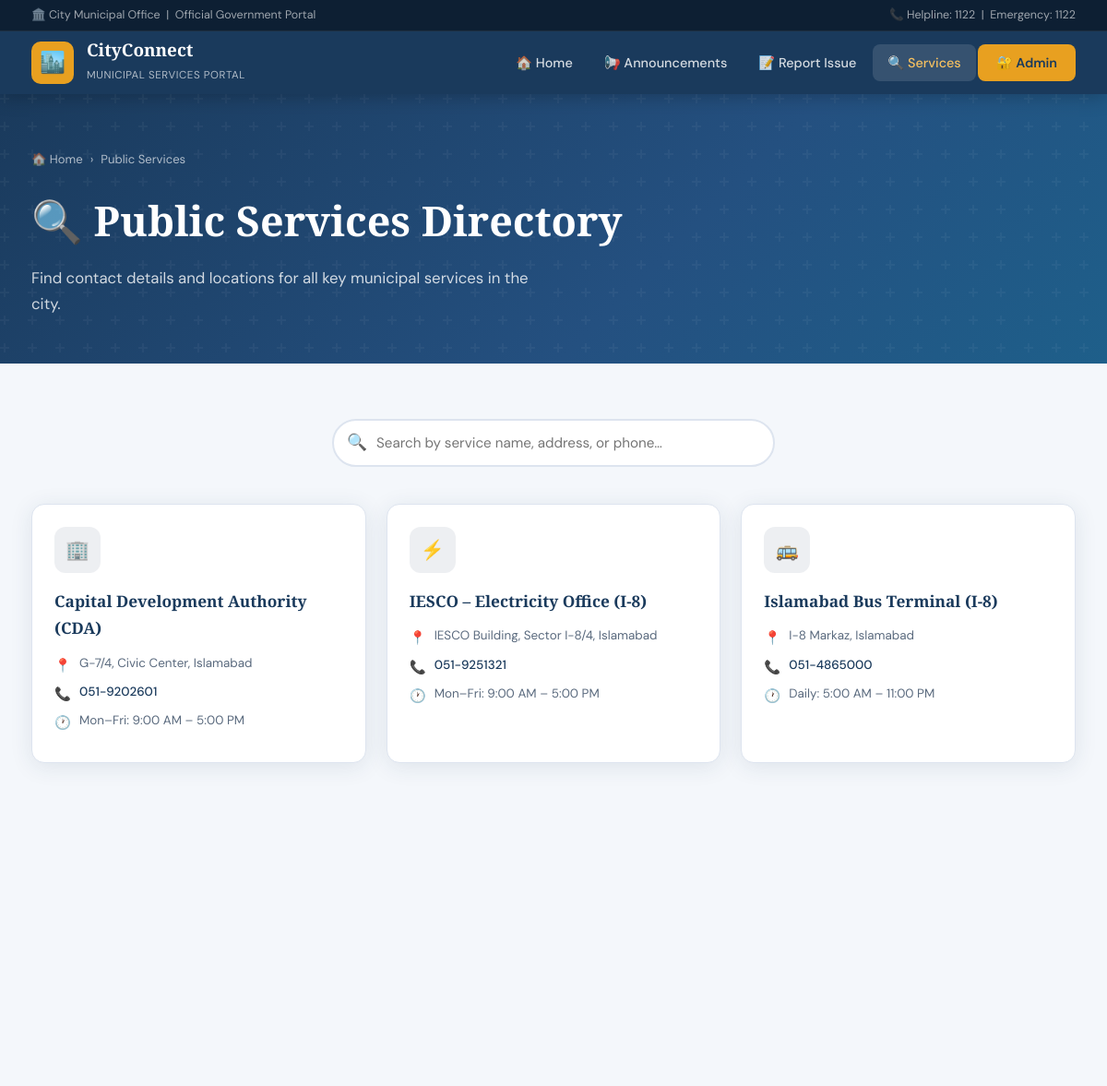
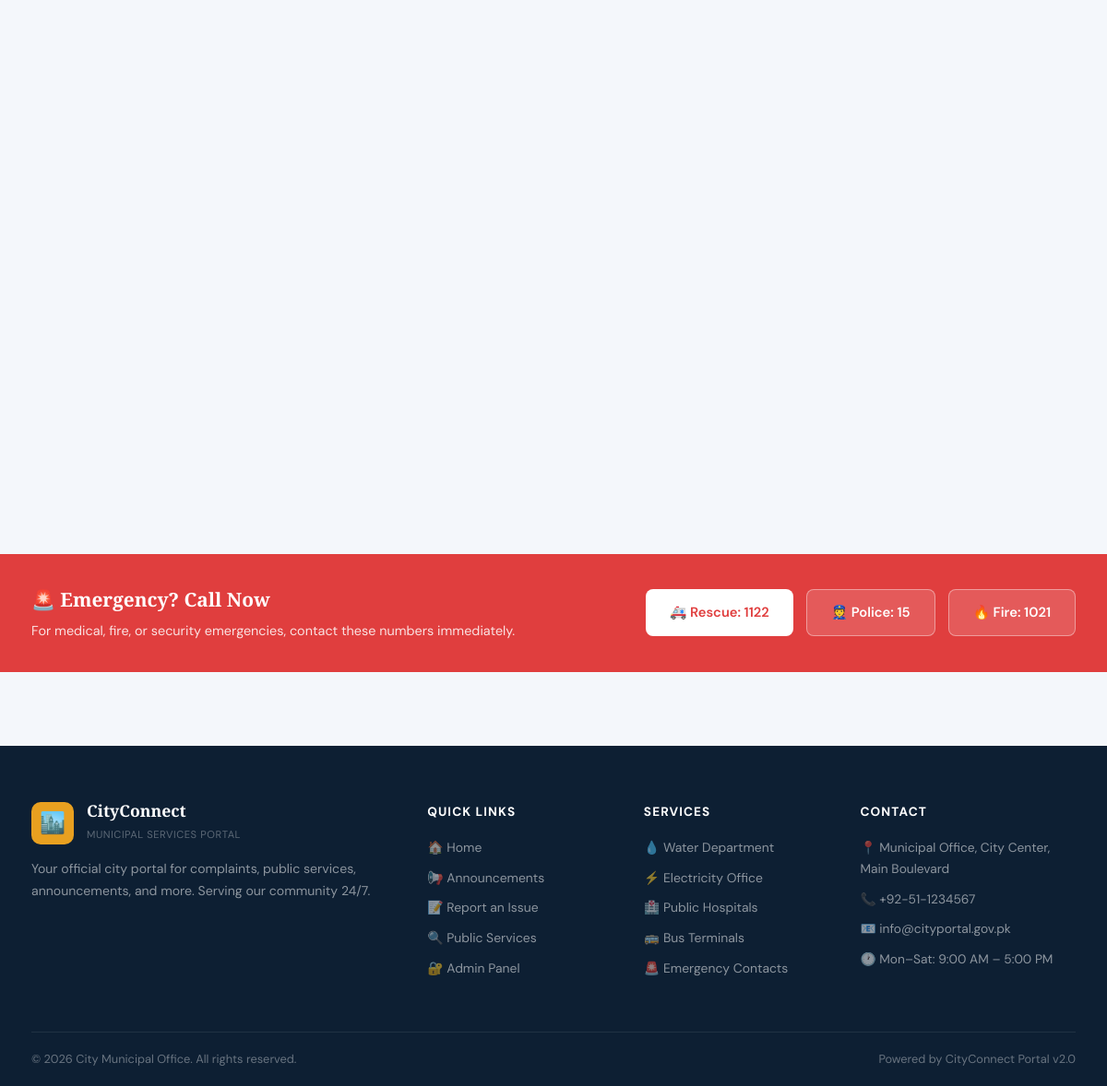
/services.php, run on the app's committed database (2 pictures, top to bottom).
### tables this page shows
CREATE TABLE IF NOT EXISTS services (
    id      INT AUTO_INCREMENT PRIMARY KEY,
    name    VARCHAR(120) NOT NULL,
    address VARCHAR(255) NOT NULL,
    phone   VARCHAR(30)  NOT NULL,
    hours   VARCHAR(100) NOT NULL
);

### php/config.php (called while the page is built, shortened)
<?php
function e(string $str): string {
    return htmlspecialchars($str, ENT_QUOTES, 'UTF-8');
}

### services.php (the view, shortened to what this page needs)
<?php
require_once 'php/config.php';
$activePage = 'services';
$db = getDB();
$services = $db->query("SELECT * FROM services ORDER BY name ASC");
function serviceIcon(string $name): string {
    $name = strtolower($name);
    if (str_contains($name,'water'))     return '💧';
    if (str_contains($name,'electric'))  return '⚡';
    if (str_contains($name,'hospital'))  return '🏥';
    if (str_contains($name,'bus'))       return '🚌';
    if (str_contains($name,'emergency')) return '🚨';
    if (str_contains($name,'police'))    return '👮';
    if (str_contains($name,'waste'))     return '♻️';
    return '🏢';
}
include 'php/header.php';
?>
<div class="page-hero">
  <div class="container">
    <div class="breadcrumb">
      <a href="index.php">🏠 Home</a> <span>›</span> <span>Public Services</span>
    </div>
    <h1>🔍 Public Services Directory</h1>
    <p>Find contact details and locations for all key municipal services in the city.</p>
  </div>
</div>
<section class="py-60">
  <div class="container">
    <div class="search-box-wrap reveal">
      <span class="search-icon">🔍</span>
      <input type="search" id="servicesSearch" class="search-input"
             placeholder="Search by service name, address, or phone…"
             aria-label="Search public services">
    </div>
    <?php if ($services->num_rows === 0): ?>
      <div class="alert alert-info reveal" style="max-width:520px;margin:0 auto">
        ℹ️ No services listed yet. Please check back soon.
      </div>
    <?php else:
      $rows = $services->fetch_all(MYSQLI_ASSOC);
    ?>
      <div class="services-grid" id="servicesGrid">
        <?php foreach ($rows as $s): ?>
          <div class="service-card reveal" data-name="<?= e($s['name']) ?>">
            <div class="service-icon-wrap"><?= serviceIcon($s['name']) ?></div>
            <div class="service-name"><?= e($s['name']) ?></div>
            <div class="service-detail">
              <span class="icon">📍</span>
              <span><?= e($s['address']) ?></span>
            </div>
            <div class="service-detail">
              <span class="icon">📞</span>
              <a href="tel:<?= e($s['phone']) ?>" style="color:var(--primary);font-weight:500"><?= e($s['phone']) ?></a>
            </div>
            <div class="service-detail">
              <span class="icon">🕐</span>
              <span><?= e($s['hours']) ?></span>
            </div>
          </div>
        <?php endforeach; ?>
      </div>
    <?php endif; ?>
  </div>
</section>
<div style="background:var(--danger);color:#fff;padding:32px 0;margin-top:20px">
  <div class="container" style="display:flex;align-items:center;justify-content:space-between;flex-wrap:wrap;gap:16px">
    <div>
      <div style="font-family:'Playfair Display',serif;font-size:1.3rem;font-weight:700;margin-bottom:4px">🚨 Emergency? Call Now</div>
      <div style="font-size:0.9rem;opacity:0.85">For medical, fire, or security emergencies, contact these numbers immediately.</div>
    </div>
    <div style="display:flex;gap:14px;flex-wrap:wrap">
      <a href="tel:1122" class="btn" style="background:#fff;color:var(--danger)">🚑 Rescue: 1122</a>
      <a href="tel:15"   class="btn" style="background:rgba(255,255,255,0.15);color:#fff;border:1px solid rgba(255,255,255,0.4)">👮 Police: 15</a>
      <a href="tel:1021" class="btn" style="background:rgba(255,255,255,0.15);color:#fff;border:1px solid rgba(255,255,255,0.4)">🔥 Fire: 1021</a>
    </div>
  </div>
</div>
<?php include 'php/footer.php'; ?>

### php/header.php (shortened to what this page needs)
<?php
$activePage = $activePage ?? '';
?>
<!DOCTYPE html>
<html lang="en">
<head>
  <link rel="stylesheet" href="css/style.css">
</head>
<body>
<header>
  <div class="header-top">
    <div class="container">
      <span>🏛️ City Municipal Office &nbsp;|&nbsp; Official Government Portal</span>
      <span>📞 Helpline: 1122 &nbsp;|&nbsp; Emergency: 1122</span>
    </div>
  </div>
  <nav>
    <div class="container">
      <div class="nav-inner">
        <a href="index.php" class="logo">
          <div class="logo-icon">🏙️</div>
          <div class="logo-text">
            <strong>CityConnect</strong>
            <span>Municipal Services Portal</span>
          </div>
        </a>
        <ul class="nav-links" role="navigation">
          <li><a href="index.php"        class="<?= $activePage==='home'         ? 'active' : '' ?>">🏠 Home</a></li>
          <li><a href="announcements.php" class="<?= $activePage==='announcements' ? 'active' : '' ?>">📢 Announcements</a></li>
          <li><a href="complaint.php"     class="<?= $activePage==='complaint'     ? 'active' : '' ?>">📝 Report Issue</a></li>
          <li><a href="services.php"      class="<?= $activePage==='services'      ? 'active' : '' ?>">🔍 Services</a></li>
          <li><a href="admin/login.php"   class="nav-cta <?= $activePage==='admin' ? 'active' : '' ?>">🔐 Admin</a></li>
        </ul>
      </div>
    </div>
  </nav>
</header>

### php/footer.php (shortened to what this page needs)
<footer>
  <div class="container">
    <div class="footer-grid">
      <div class="footer-brand">
        <div class="logo" style="margin-bottom:14px">
          <div class="logo-icon">🏙️</div>
          <div class="logo-text">
            <strong style="color:#fff;font-size:1.1rem;font-family:'Playfair Display',serif">CityConnect</strong>
            <span style="color:rgba(255,255,255,0.5);font-size:0.7rem">Municipal Services Portal</span>
          </div>
        </div>
        <p>Your official city portal for complaints, public services, announcements, and more. Serving our community 24/7.</p>
      </div>
      <div class="footer-col">
        <h4>Quick Links</h4>
        <ul>
          <li><a href="index.php">🏠 Home</a></li>
          <li><a href="announcements.php">📢 Announcements</a></li>
          <li><a href="complaint.php">📝 Report an Issue</a></li>
          <li><a href="services.php">🔍 Public Services</a></li>
          <li><a href="admin/login.php">🔐 Admin Panel</a></li>
        </ul>
      </div>
      <div class="footer-col">
        <h4>Services</h4>
        <ul>
          <li><a href="services.php">💧 Water Department</a></li>
          <li><a href="services.php">⚡ Electricity Office</a></li>
          <li><a href="services.php">🏥 Public Hospitals</a></li>
          <li><a href="services.php">🚌 Bus Terminals</a></li>
          <li><a href="services.php">🚨 Emergency Contacts</a></li>
        </ul>
      </div>
      <div class="footer-col footer-contact">
        <h4>Contact</h4>
        <p>📍 Municipal Office, City Center, Main Boulevard</p>
        <p>📞 +92-51-1234567</p>
        <p>📧 info@cityportal.gov.pk</p>
        <p>🕐 Mon–Sat: 9:00 AM – 5:00 PM</p>
      </div>
    </div>
  </div>
  <div class="container">
    <div class="footer-bottom">
      <span>© <span id="currentYear"></span> City Municipal Office. All rights reserved.</span>
      <span>Powered by CityConnect Portal v2.0</span>
    </div>
  </div>
</footer>
</body>
</html>

### data on the page
services: name "🏢", name "Capital Development Authority (CDA)", address "G-7/4, Civic Center, Islamabad", phone "051-9202601", hours "Mon–Fri: 9:00 AM – 5:00 PM"
services: name "⚡", name "IESCO – Electricity Office (I-8)", address "IESCO Building, Sector I-8/4, Islamabad", phone "051-9251321", hours "Mon–Fri: 9:00 AM – 5:00 PM"
services: name "🚌", name "Islamabad Bus Terminal (I-8)", address "I-8 Markaz, Islamabad", phone "051-4865000", hours "Daily: 5:00 AM – 11:00 PM"
